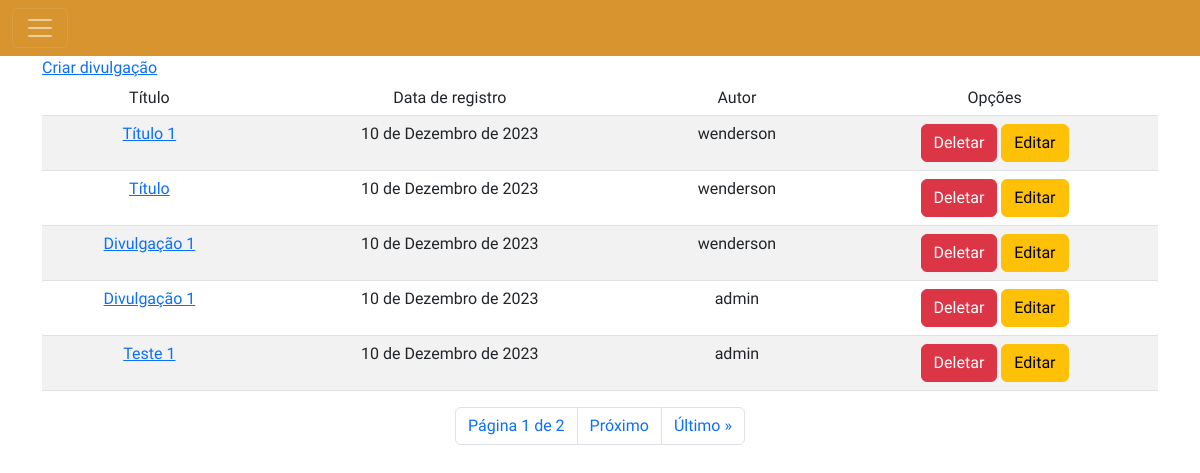
Screenshot of /listar/divulgacoes/admin with the database file from the repository.
### servicos/models.py (models this page shows, shortened)
class Divulgacao(models.Model):
    titulo = models.CharField(verbose_name="Título", max_length=50)
    conteudo = RichTextField(verbose_name="Conteúdo", config_name='awesome_ckeditor')
    autor = models.ForeignKey(settings.AUTH_USER_MODEL, verbose_name="Usuário", on_delete=models.SET_NULL, null=True)
    data_registro = models.DateField(verbose_name='Data de Registro', auto_now=True)
    tipo = models.ForeignKey(TipoDivulgacao, related_name="divulgacao_do_tipo", on_delete=models.PROTECT)
    class Meta:
        verbose_name = "Divulgação"
        verbose_name_plural = "Divulgações"

### usuarios/models.py (models this page shows)
class Usuario(AbstractUser):
    pass
    def __str__(self):
        return self.username

### servicos/views.py (the view)
# urls.py: path("listar/divulgacoes/admin", views.admin_divulgacao_list, name="admin-divulgacao-list"),
def admin_divulgacao_list(request):
    divulgacoes = Divulgacao.objects.all().order_by('data_registro')
    paginacao = Paginator(divulgacoes, 5)
    page_number = request.GET.get("page")
    page_obj = paginacao.get_page(page_number)
    context = {'page_obj': page_obj}
    return render(request, "divulgacoes/divulgacao_list.html", context)

### servicos/templates/divulgacoes/divulgacao_list.html (shortened to what this page needs)
{% load static %}
{% block sidebar %}
    {% include "sidebar.html" %}
{% endblock sidebar %}
{% block 'conteudo' %}
    <div class="container">
        <a href="{% url 'divulgacao-create' %}">Criar divulgação</a>
        <table class="table table-striped ">
            <thead>
                <tr>
                    <td>Título</td>
                    <td>Data de registro</td>
                    <td>Autor</td>
                    <td>Opções</td>
                </tr>
            </thead>
            <tbody>
                {% for divulg in page_obj %}
                    <tr>
                        <td> <a href="{% url 'divulgacao-detail' divulg.id %}">{{ divulg.titulo }}</a> </td>
                        <td> {{ divulg.data_registro }} </td>
                        <td> {{ divulg.autor }} </td>
                        <td>
                            <a class="btn btn-danger" href="{% url 'divulgacao-delete' divulg.id %}">Deletar</a>
                            <a class="btn btn-warning" href="{% url 'divulgacao-update' divulg.id %}">Editar</a>
                        </td>
                    </tr>
                {% endfor %}
            </tbody>
        </table>
        <div class="pagination justify-content-center">
            <nav aria-label="Page navigation example">
                <ul class="pagination justify-content-end">
                    <li class="page-item">
                        <span class="page-link">
                            Página {{ page_obj.number }} de {{ page_obj.paginator.num_pages }}
                        </span>
                    </li>
                  {% if page_obj.has_next %}
                    <li class="page-item">
                        <a class="page-link" href="?page={{ page_obj.next_page_number }}">Próximo</a>
                    </li>
                    <li class="page-item">
                        <a class="page-link" href="?page={{ page_obj.paginator.num_pages }}">Último &raquo;</a>
                    </li>
                  {% endif %}
                </ul>
            </nav>
        </div>
    </div>
{% endblock 'conteudo' %}

### staticfiles/css/style.css (style rules this page uses)
body { font-family: 'Fira Sans', sans-serif; }
.table { background-color: white; border-radius: 2px; text-align: center; }

### staticfiles/css/sidebar.css (style rules this page uses)
div ul li a { color: var(--branco); font-size: 16px; justify-content: center; }

### rows the page displays
Divulgacao: titulo "Título 1", data_registro "10 de Dezembro de 2023", autor "wenderson"
Divulgacao: titulo "Título", data_registro "10 de Dezembro de 2023", autor "wenderson"
Divulgacao: titulo "Divulgação 1", data_registro "10 de Dezembro de 2023", autor "wenderson"
Divulgacao: titulo "Divulgação 1", data_registro "10 de Dezembro de 2023", autor "admin"
Divulgacao: titulo "Teste 1", data_registro "10 de Dezembro de 2023", autor "admin"

### other values shown
{{ page_obj.number }} "1"
{{ page_obj.paginator.num_pages }} "2"
